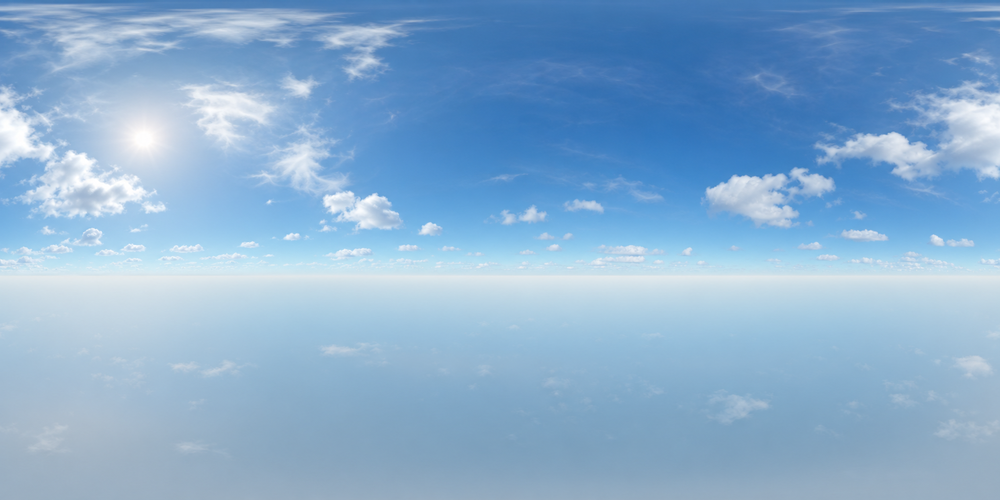
#> input picture assets/environment/day_sky.png, 1000 x 500 px, shrunk from 2048 x 1024 before the run
$ python derive_normal_map.py ../assets/environment/day_sky.png out.png
#> lines starting #> are read from the running program, lines starting #| are printed output that depends on the picture
#!/usr/bin/env python3
"""Derive a tile-safe OpenGL tangent-space normal map from an albedo image."""

from __future__ import annotations

import argparse
from pathlib import Path

import numpy as np
from PIL import Image, ImageFilter


def main() -> None:
    parser = argparse.ArgumentParser()
    parser.add_argument("source", type=Path)
    parser.add_argument("destination", type=Path)
    parser.add_argument("--strength", type=float, default=2.0)
    parser.add_argument("--blur", type=float, default=1.0)
    args = parser.parse_args()

    source = Image.open(args.source).convert("RGB")
#> source is the input picture: PIL image 1000x500 RGB; mean R, G, B 137, 174.3, 208.1
    height_image = source.convert("L")
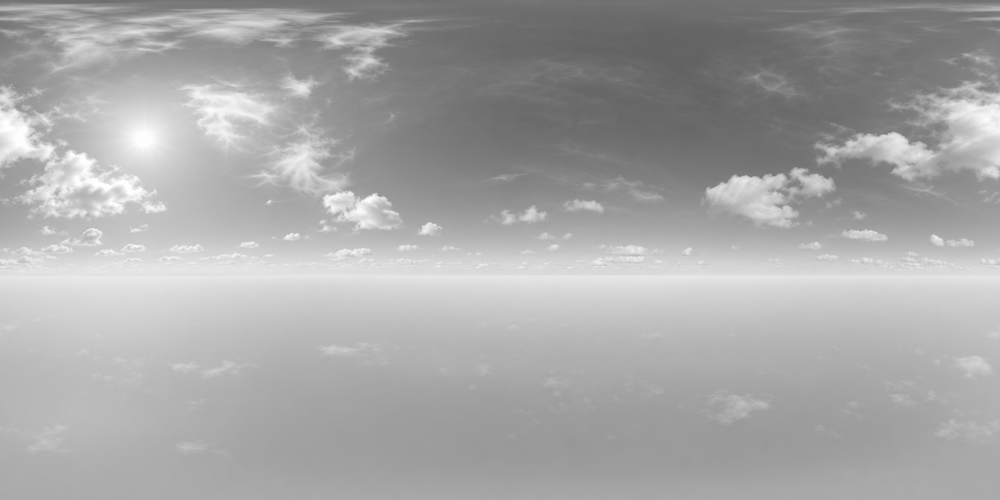
#> height_image: PIL image 1000x500 L; min 96, max 255, mean 167
    if args.blur > 0.0:
        height_image = height_image.filter(
            ImageFilter.GaussianBlur(radius=args.blur)
        )
    height = np.asarray(height_image, dtype=np.float32) / 255.0

    # Periodic central differences keep the generated map continuous at tile
    # boundaries. OpenGL normals use positive green for increasing texture V.
    dx = (np.roll(height, -1, axis=1) - np.roll(height, 1, axis=1)) * 0.5
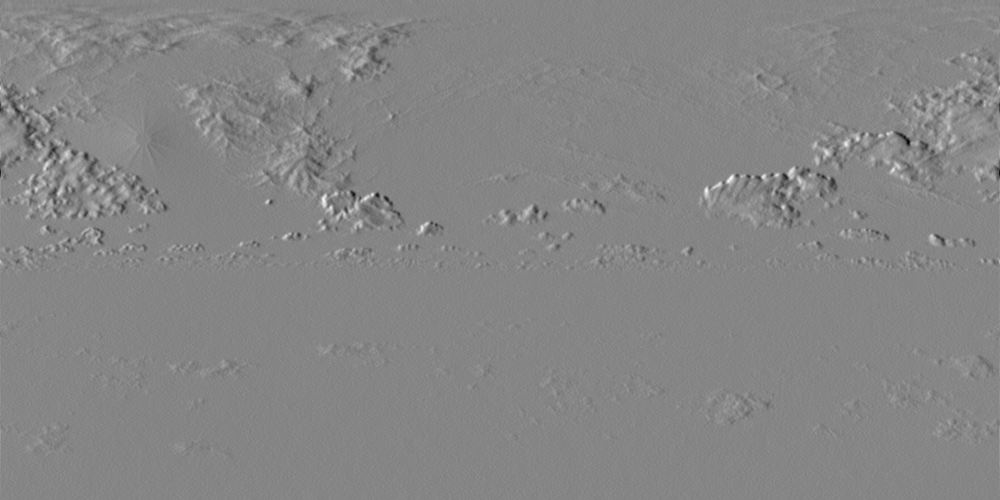
#> dx: shape (500, 1000) float32; min -0.0824, max 0.0745, mean -2.38e-13; drawn with min black and max white
    dy = (np.roll(height, -1, axis=0) - np.roll(height, 1, axis=0)) * 0.5
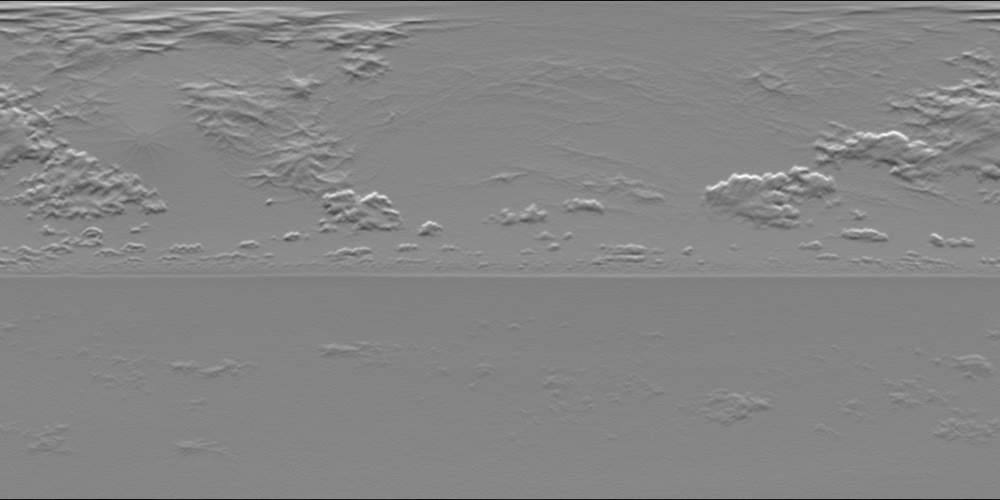
#> dy: shape (500, 1000) float32; min -0.124, max 0.112, mean 4.58e-11; drawn with min black and max white
    normal = np.dstack(
        (-dx * args.strength, dy * args.strength, np.ones_like(height))
    )
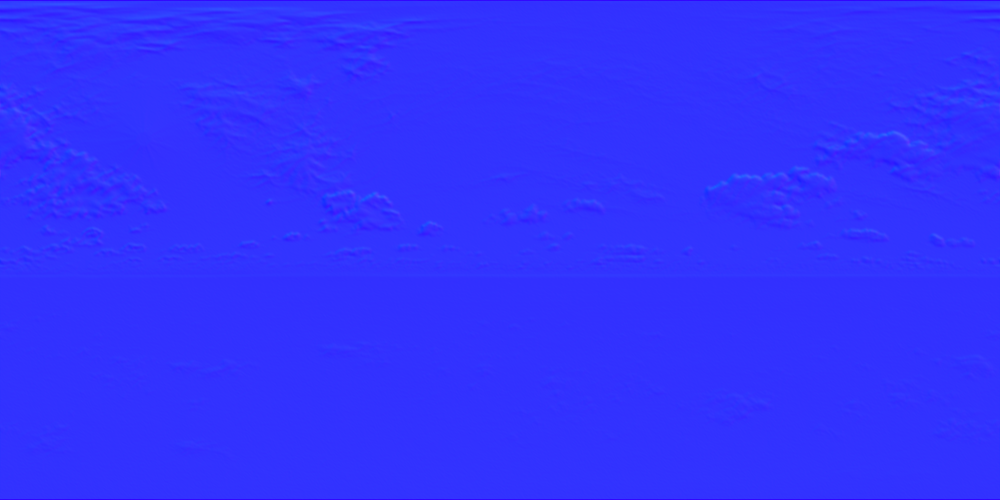
#> normal: shape (500, 1000, 3) float32; mean of channels 0, 1, 2 -3.1e-12, -9.34e-07, 1; drawn with min black and max white
    normal /= np.linalg.norm(normal, axis=2, keepdims=True)
    encoded = np.clip((normal * 0.5 + 0.5) * 255.0, 0.0, 255.0).astype(
        np.uint8
    )
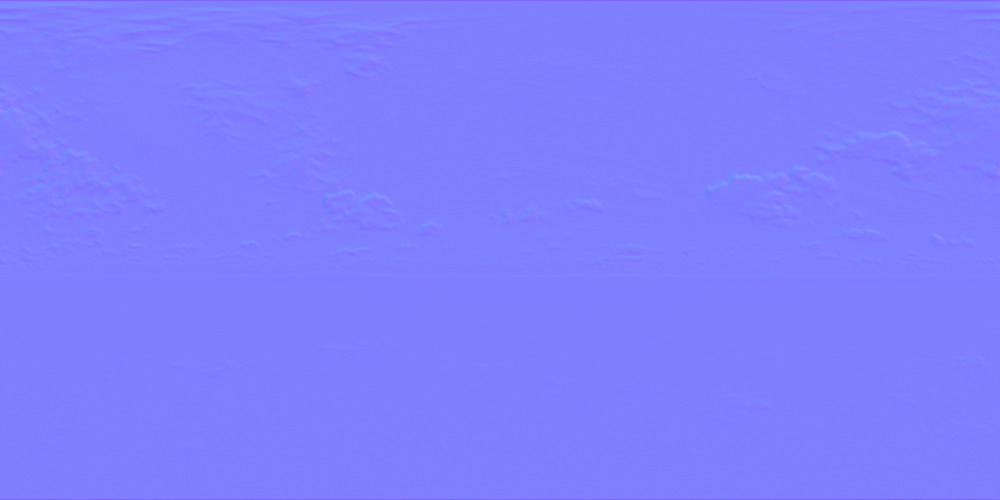
#> encoded: shape (500, 1000, 3); mean of channels 0, 1, 2 127, 127, 254.1; drawn as R, G, B

    args.destination.parent.mkdir(parents=True, exist_ok=True)
    Image.fromarray(encoded, mode="RGB").save(args.destination, optimize=True)


if __name__ == "__main__":
    main()
